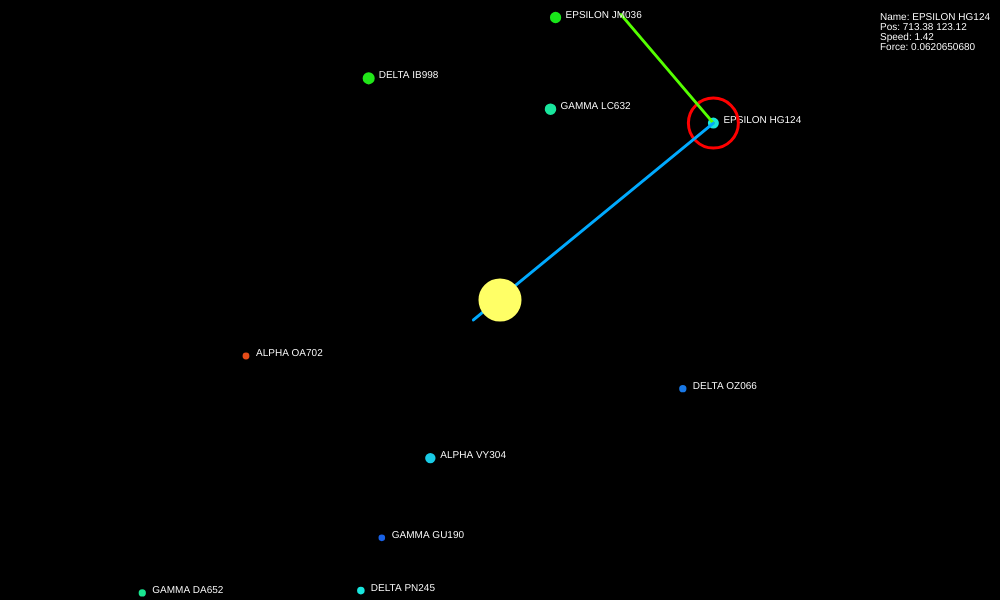
Frame 1 (no input)
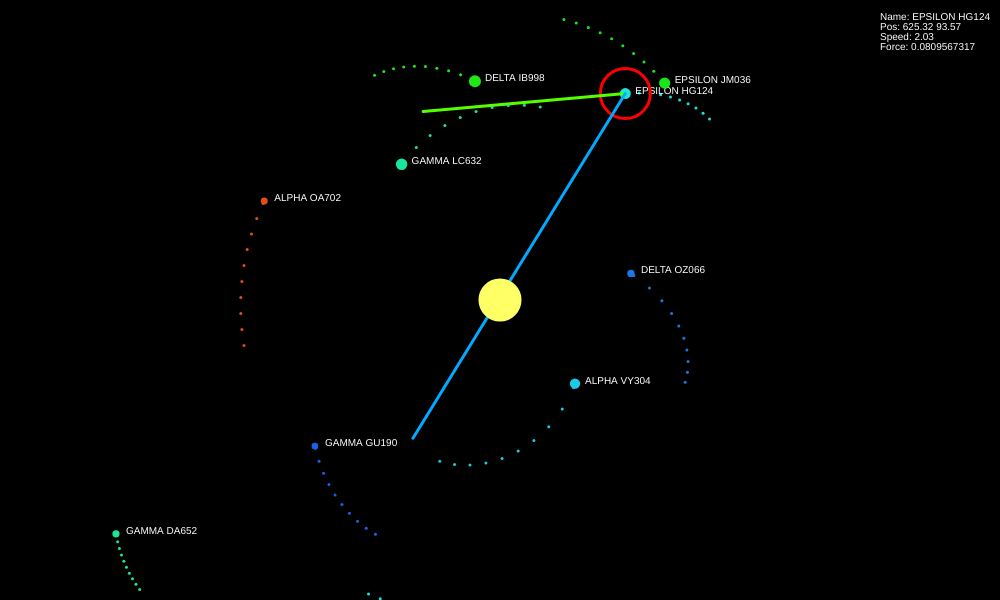
Frame 60 (no input)
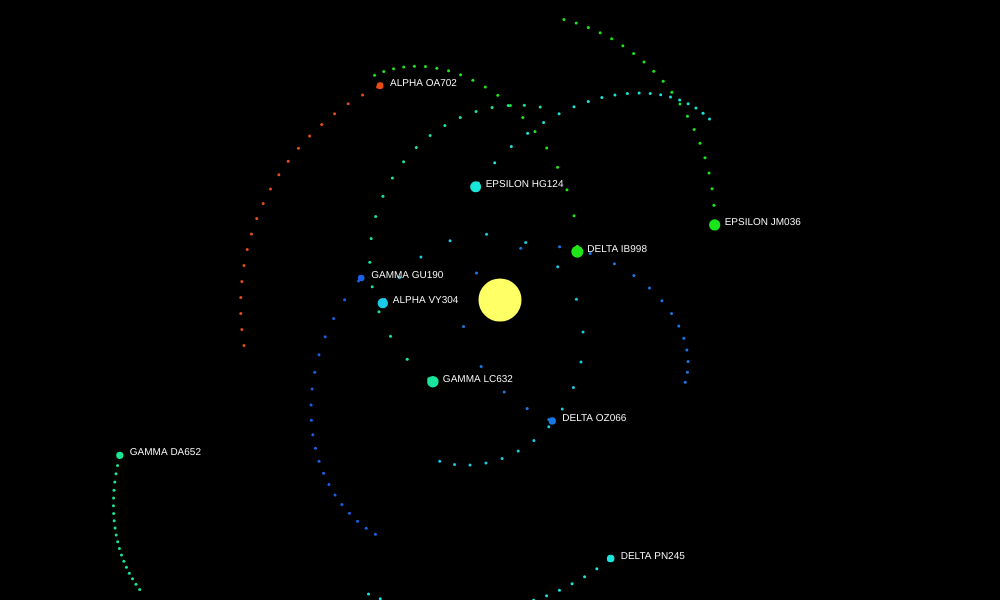
Frame 120 (the mouse pressed at the canvas centre since frame 60)

The p5.js sketch that drew these frames (run headless with seeded random() and noise() and a simulated clock; from frame 60 on, the mouse is pressed at the canvas centre):

// p5.js sketch
// ── sketch.js
var planets = [];
var stars = [];
var g = 20;
var dash = 0;
var DASH_LENGTH = 5;
var NUMBER_OF_DASHES = 50;
var active_planet = null;

function setup(){
    createCanvas(1000, 600);
    colorMode(HSL);
    strokeWeight(3);
    textSize(10);
    stars.push(new Star(width/2, height/2, 20, 100));
    for(var i=0;i<10;i++){
        planets.push(new Planet(random(width), random(height), random(1, 5), random(1, 5)));
    }
    active_planet = planets[0];
}

function draw(){
    background(0);
    evaluateForces();
    dash++;
    if (dash > DASH_LENGTH) dash = 0;
    for(var i=0;i<planets.length;i++){
        planets[i].update();
        planets[i].show();
    }
    for(var i=0;i<stars.length;i++){
        stars[i].show();
    }
}

function mousePressed(){
    if (mouseIsPressed){
        for(var i=0;i<planets.length;i++){
            var p = planets[i];
            if ((mouseX-p.pos.x)*(mouseX-p.pos.x) + (mouseY-p.pos.y)*(mouseY-p.pos.y) < 1000){ //, this.radius*this.radius){
                active_planet = p;
                return;
            }
        }
    }
    active_planet = null;
} 

function evaluateForces() {
    for (var j=0;j<stars.length;j++){
        var s = stars[j];
        for(var i=0;i<planets.length;i++){
            var p = planets[i];
            p.force.mult(0);
            var dir = p5.Vector.sub(s.pos, p.pos);
            var d = dir.mag();
            dir.normalize();
            if (d > s.radius+p.radius){
                var f = (g*p.mass*s.mass) / (d*d);
                var force = createVector(dir.x * f, dir.y*f);
                planets[i].force.add(force);
            }
        }
    }
}

function Star(x, y, radius, mass){
    this.radius = radius;
    this.mass = mass;
    this.pos = createVector(x, y);

    this.show = function() {
        stroke(60, 100, 70);
        fill(60, 100, 70);
        ellipse(this.pos.x, this.pos.y, 2*this.radius);
    }
}

function randomPlanetName(){
    var name = "";
    name += names[Math.floor(random(names.length))];
    name = name.toUpperCase();
    name += " ";
    for(var i=0;i<2;i++){
        name += caps[Math.floor(random(caps.length))];
    }
    for(var i=0;i<3;i++){
        name += Math.floor(random(0, 10));
    }
    return name;
}

function getInitialOrbitalSpeed(pos, starmass, starpos){
    var vel = p5.Vector.sub(starpos, pos);
    var d = vel.mag();
    if (random() > 0.5) vel.rotate(Math.PI/2.0);
    else vel.rotate(-Math.PI/2.0);
    var initvel = Math.sqrt(g*starmass/d) * random(0.5, 1);
    vel.setMag(initvel); 
    return vel;
}

function Planet(x, y, radius, mass){
    this.name = randomPlanetName();
    this.hue = random(255);
    this.radius = radius;
    this.mass = mass;
    this.pos = createVector(x, y);
    this.vel = getInitialOrbitalSpeed(this.pos, stars[0].mass, stars[0].pos);
    this.force = createVector();
    this.path = [];
    this.update = function(){
        var acc = p5.Vector.mult(this.force, 1/this.mass);
        this.vel.add(acc);
        this.pos.add(this.vel);
        if (dash >= DASH_LENGTH){
            this.path.push(this.pos.copy());
            if (this.path.length > NUMBER_OF_DASHES) this.path.shift();
        }
    }

    this.show = function() {
        fill(this.hue, 80, 50);
        stroke(this.hue, 80, 50);
        ellipse(this.pos.x, this.pos.y, 2*this.radius);
        for(var i=0;i<this.path.length;i++){
            point(this.path[i].x, this.path[i].y);
        }
        noStroke();
        fill(0, 100, 100);
        text(this.name, this.pos.x+10, this.pos.y);
        if (active_planet === this){
            var l = 0;
            var left = width-120;
            var h = 10;
            text("Name: "+this.name, left, 20+l++*h);
            text("Pos: "+this.pos.x.toFixed(2) + " " +this.pos.y.toFixed(2), left, 20+l++*h);
            text("Speed: "+this.vel.mag().toFixed(2), left, 20+l++*h);
            text("Force: "+this.force.mag().toFixed(10), left, 20+l++*h);
            stroke(0, 100, 50);
            noFill();
            ellipse(this.pos.x, this.pos.y, 50);
            stroke(100, 100, 50);
            line(this.pos.x, this.pos.y, this.pos.x+this.vel.x*100, this.pos.y+this.vel.y*100);
            stroke(200, 100, 50);
            line(this.pos.x, this.pos.y, this.pos.x+this.force.x*5000, this.pos.y+this.force.y*5000);
        } 
    }
}
// ── reference.js
var names = [
    "alpha",
    "beta",
    "gamma",
    "delta",
    "epsilon",
]
var caps = "ABCDEFGHIJKLMNOPQRSTUVWXYZ";
var lower = "abcdefghijklmnopqrstuvwxyz";
var numbers = "0123456789";
